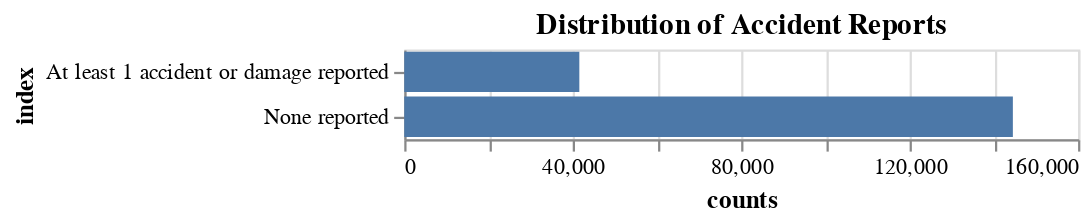

The notebook cell saved with this chart:
### Markdown cell above
#### Accident Report

### Code cell
alt.Chart(
    df['accident'].value_counts().reset_index(name='counts'),
    title='Distribution of Accident Reports'
).mark_bar().encode(
    x=alt.X('counts:Q'),
    y=alt.Y('index'),
    tooltip=[alt.Tooltip('counts', title='Count', format=',')]
)

### Figure 1 — Vega-Lite specification as saved in the notebook (floating-point values rounded to 4 significant figures)
{"config": {"view": {"continuousWidth": 300, "continuousHeight": 300}}, "data": {"name": "data-a42dd1da0092594b2d4b42bcfe491b38"}, "mark": {"type": "bar"}, "encoding": {"tooltip": [{"field": "counts", "format": ",", "title": "Count", "type": "quantitative"}], "x": {"field": "counts", "type": "quantitative"}, "y": {"field": "index", "type": "nominal"}}, "title": "Distribution of Accident Reports", "$schema": "https://vega.github.io/schema/vega-lite/v5.20.1.json", "datasets": {"data-a42dd1da0092594b2d4b42bcfe491b38": [{"index": "None reported", "counts": 144514}, {"index": "At least 1 accident or damage reported", "counts": 41567}]}}
